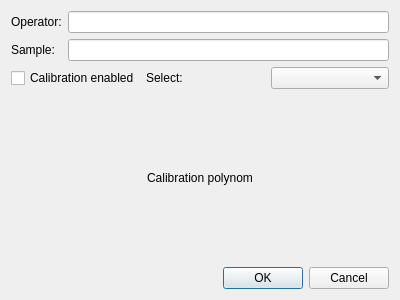
<?xml version="1.0" encoding="UTF-8"?>
<ui version="4.0">
 <class>Dialog</class>
 <widget class="QDialog" name="Dialog">
  <property name="geometry">
   <rect>
    <x>0</x>
    <y>0</y>
    <width>400</width>
    <height>300</height>
   </rect>
  </property>
  <property name="windowTitle">
   <string>Dialog</string>
  </property>
  <layout class="QGridLayout" name="gridLayout">
   <item row="0" column="0">
    <widget class="QLabel" name="label">
     <property name="text">
      <string>Operator:</string>
     </property>
    </widget>
   </item>
   <item row="0" column="1">
    <widget class="QLineEdit" name="le_operator"/>
   </item>
   <item row="1" column="0">
    <widget class="QLabel" name="label_2">
     <property name="text">
      <string>Sample:</string>
     </property>
    </widget>
   </item>
   <item row="1" column="1">
    <widget class="QLineEdit" name="le_sample"/>
   </item>
   <item row="2" column="0" colspan="2">
    <layout class="QHBoxLayout" name="calibration_layout">
     <item>
      <widget class="QCheckBox" name="cb_cal_enabled">
       <property name="text">
        <string>Calibration enabled</string>
       </property>
      </widget>
     </item>
     <item>
      <widget class="QLabel" name="label_cal_select">
       <property name="text">
        <string>Select:</string>
       </property>
      </widget>
     </item>
     <item>
      <widget class="QComboBox" name="cb_calibration_select"/>
     </item>
    </layout>
   </item>
   <item row="3" column="0" colspan="2">
    <widget class="QLabel" name="label_calibration">
     <property name="text">
      <string>Calibration polynom</string>
     </property>
     <property name="alignment">
      <set>Qt::AlignmentFlag::AlignCenter</set>
     </property>
    </widget>
   </item>
   <item row="4" column="0" colspan="2">
    <widget class="QDialogButtonBox" name="buttonBox">
     <property name="orientation">
      <enum>Qt::Orientation::Horizontal</enum>
     </property>
     <property name="standardButtons">
      <set>QDialogButtonBox::StandardButton::Cancel|QDialogButtonBox::StandardButton::Ok</set>
     </property>
    </widget>
   </item>
  </layout>
 </widget>
 <resources/>
 <connections>
  <connection>
   <sender>buttonBox</sender>
   <signal>accepted()</signal>
   <receiver>Dialog</receiver>
   <slot>accept()</slot>
   <hints>
    <hint type="sourcelabel">
     <x>248</x>
     <y>254</y>
    </hint>
    <hint type="destinationlabel">
     <x>157</x>
     <y>274</y>
    </hint>
   </hints>
  </connection>
  <connection>
   <sender>buttonBox</sender>
   <signal>rejected()</signal>
   <receiver>Dialog</receiver>
   <slot>reject()</slot>
   <hints>
    <hint type="sourcelabel">
     <x>316</x>
     <y>260</y>
    </hint>
    <hint type="destinationlabel">
     <x>286</x>
     <y>274</y>
    </hint>
   </hints>
  </connection>
 </connections>
</ui>
